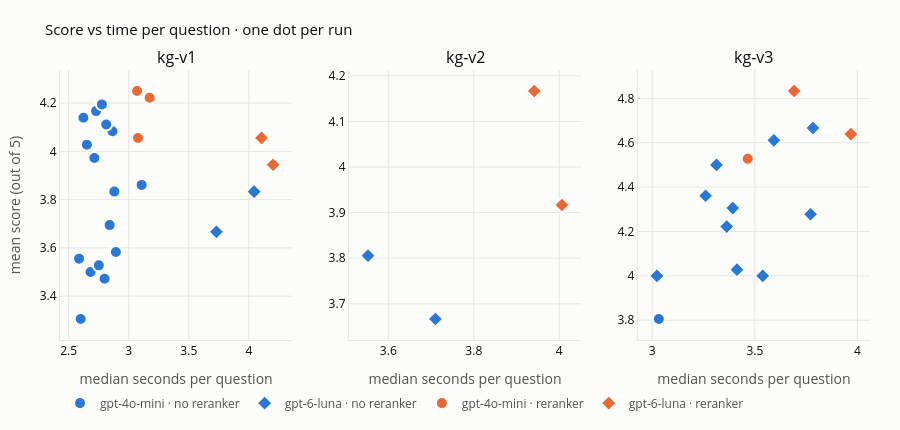

Notebook source saved alongside this figure:
### Code cell
score_scatter(
    "s_per_question", "median seconds per question",
    "Score vs time per question · one dot per run",
).show()

### Figure 1 — Plotly figure (JSON) as saved in the notebook; plotly's stock layout.template omitted (floating-point values rounded to 4 significant figures)
{"data": [{"customdata": [["gpt-4o-mini · text-embedding-3-small · 1000/200 · k=5 · no reranker", 29, 34, 0.2179, "charged", 2.893], ["gpt-4o-mini · text-embedding-3-small · 1000/200 · k=7 · no reranker", 30, 34, 0.2204, "charged", 2.865], ["gpt-4o-mini · text-embedding-3-small · 1000/200 · k=10 · no reranker", 30, 34, 0.3046, "charged", 2.622], ["gpt-4o-mini · text-embedding-3-small · 1000/200 · k=20 · no reranker", 33, 34, 0.64, "charged", 2.714], ["gpt-4o-mini · text-embedding-3-small · 1000/200 · k=7 · no reranker", 30, 34, 0.1976, "charged", 2.728], ["gpt-4o-mini · text-embedding-3-small · 500/100 · k=7 · no reranker", 28, 34, 0.1982, "charged", 2.6], ["gpt-4o-mini · text-embedding-3-small · 1500/300 · k=7 · no reranker", 28, 34, 0.3923, "charged", 2.682], ["gpt-4o-mini · text-embedding-3-small · 1000/200 · k=7 · no reranker", 30, 34, 0.1785, "charged", 2.652], ["gpt-4o-mini · text-embedding-3-small · 500/100 · k=7 · no reranker", 28, 34, 0.1575, "charged", 2.587], ["gpt-4o-mini · text-embedding-3-small · 1500/300 · k=7 · no reranker", 28, 34, 0.2448, "charged", 2.751], ["gpt-4o-mini · text-embedding-3-small · 1000/200 · k=10 · no reranker", 30, 34, 0.2415, "charged", 2.812], ["gpt-4o-mini · text-embedding-3-small · 500/100 · k=10 · no reranker", 27, 34, 0.2339, "charged", 2.799], ["gpt-4o-mini · text-embedding-3-small · 1500/300 · k=10 · no reranker", 31, 34, 0.4016, "charged", 2.88], ["gpt-4o-mini · text-embedding-3-small · 1000/200 · k=20 · no reranker", 33, 34, 0.4065, "charged", 2.777], ["gpt-4o-mini · text-embedding-3-small · 500/100 · k=20 · no reranker", 28, 34, 0.43, "charged", 2.841], ["gpt-4o-mini · text-embedding-3-small · 1500/300 · k=20 · no reranker", 32, 34, 0.834, "charged", 3.108]], "hovertemplate": "%{customdata[0]}<br>score %{y:.2f} · passages %{customdata[1]}/%{customdata[2]}<br>$%{customdata[3]:.3f} per 1,000 queries (%{customdata[4]})<br>%{customdata[5]:.1f} s per question<extra></extra>", "legendgroup": "(False, 'gpt-4o-mini')", "marker": {"color": "#2a78d6", "line": {"color": "#fcfcfb", "width": 2}, "size": 12, "symbol": "circle"}, "mode": "markers", "name": "gpt-4o-mini · no reranker", "showlegend": true, "type": "scatter", "x": [2.893, 2.865, 2.622, 2.714, 2.728, 2.6, 2.682, 2.652, 2.587, 2.751, 2.812, 2.799, 2.88, 2.777, 2.841, 3.108], "xaxis": "x", "y": [3.583, 4.083, 4.139, 3.972, 4.167, 3.306, 3.5, 4.028, 3.556, 3.528, 4.111, 3.472, 3.833, 4.194, 3.694, 3.861], "yaxis": "y"}, {"customdata": [["gpt-6-luna · text-embedding-3-small · 1000/200 · k=7 · no reranker", 30, 34, 0.2682, "charged", 3.73], ["gpt-6-luna · text-embedding-3-small · 1000/200 · k=7 · no reranker", 30, 34, 0.07347, "charged", 4.044]], "hovertemplate": "%{customdata[0]}<br>score %{y:.2f} · passages %{customdata[1]}/%{customdata[2]}<br>$%{customdata[3]:.3f} per 1,000 queries (%{customdata[4]})<br>%{customdata[5]:.1f} s per question<extra></extra>", "legendgroup": "(False, 'gpt-6-luna')", "marker": {"color": "#2a78d6", "line": {"color": "#fcfcfb", "width": 2}, "size": 12, "symbol": "diamond"}, "mode": "markers", "name": "gpt-6-luna · no reranker", "showlegend": true, "type": "scatter", "x": [3.73, 4.044], "xaxis": "x", "y": [3.667, 3.833], "yaxis": "y"}, {"customdata": [["gpt-4o-mini · text-embedding-3-small · 1000/200 · k=5 · rerank-3-lite", 31, 34, 0.2856, "charged", 3.077], ["gpt-4o-mini · text-embedding-3-small · 1000/200 · k=7 · rerank-3-lite", 33, 34, 0.3266, "charged", 3.069], ["gpt-4o-mini · text-embedding-3-small · 1000/200 · k=10 · rerank-3-lite", 33, 34, 0.507, "charged", 3.174]], "hovertemplate": "%{customdata[0]}<br>score %{y:.2f} · passages %{customdata[1]}/%{customdata[2]}<br>$%{customdata[3]:.3f} per 1,000 queries (%{customdata[4]})<br>%{customdata[5]:.1f} s per question<extra></extra>", "legendgroup": "(True, 'gpt-4o-mini')", "marker": {"color": "#eb6834", "line": {"color": "#fcfcfb", "width": 2}, "size": 12, "symbol": "circle"}, "mode": "markers", "name": "gpt-4o-mini · reranker", "showlegend": true, "type": "scatter", "x": [3.077, 3.069, 3.174], "xaxis": "x", "y": [4.056, 4.25, 4.222], "yaxis": "y"}, {"customdata": [["gpt-6-luna · text-embedding-3-small · 1000/200 · k=7 · rerank-3-lite", 33, 34, 0.3738, "charged", 4.106], ["gpt-6-luna · text-embedding-3-small · 1000/200 · k=7 · rerank-3-lite", 33, 34, 0.1767, "charged", 4.202]], "hovertemplate": "%{customdata[0]}<br>score %{y:.2f} · passages %{customdata[1]}/%{customdata[2]}<br>$%{customdata[3]:.3f} per 1,000 queries (%{customdata[4]})<br>%{customdata[5]:.1f} s per question<extra></extra>", "legendgroup": "(True, 'gpt-6-luna')", "marker": {"color": "#eb6834", "line": {"color": "#fcfcfb", "width": 2}, "size": 12, "symbol": "diamond"}, "mode": "markers", "name": "gpt-6-luna · reranker", "showlegend": true, "type": "scatter", "x": [4.106, 4.202], "xaxis": "x", "y": [4.056, 3.944], "yaxis": "y"}, {"customdata": [["gpt-6-luna · text-embedding-3-small · 1000/200 · k=7 · no reranker", 26, 29, 0.2595, "charged", 3.71], ["gpt-6-luna · text-embedding-3-small · 1000/200 · k=7 · no reranker", 26, 29, 0.06272, "charged", 3.552]], "hovertemplate": "%{customdata[0]}<br>score %{y:.2f} · passages %{customdata[1]}/%{customdata[2]}<br>$%{customdata[3]:.3f} per 1,000 queries (%{customdata[4]})<br>%{customdata[5]:.1f} s per question<extra></extra>", "legendgroup": "(False, 'gpt-6-luna')", "marker": {"color": "#2a78d6", "line": {"color": "#fcfcfb", "width": 2}, "size": 12, "symbol": "diamond"}, "mode": "markers", "name": "gpt-6-luna · no reranker", "showlegend": false, "type": "scatter", "x": [3.71, 3.552], "xaxis": "x2", "y": [3.667, 3.806], "yaxis": "y2"}, {"customdata": [["gpt-6-luna · text-embedding-3-small · 1000/200 · k=7 · rerank-3-lite", 27, 29, 0.3738, "charged", 4.006], ["gpt-6-luna · text-embedding-3-small · 1000/200 · k=7 · rerank-3-lite", 27, 29, 0.1698, "charged", 3.941]], "hovertemplate": "%{customdata[0]}<br>score %{y:.2f} · passages %{customdata[1]}/%{customdata[2]}<br>$%{customdata[3]:.3f} per 1,000 queries (%{customdata[4]})<br>%{customdata[5]:.1f} s per question<extra></extra>", "legendgroup": "(True, 'gpt-6-luna')", "marker": {"color": "#eb6834", "line": {"color": "#fcfcfb", "width": 2}, "size": 12, "symbol": "diamond"}, "mode": "markers", "name": "gpt-6-luna · reranker", "showlegend": false, "type": "scatter", "x": [4.006, 3.941], "xaxis": "x2", "y": [3.917, 4.167], "yaxis": "y2"}, {"customdata": [["gpt-4o-mini · text-embedding-3-small · 1000/200 · k=7 · no reranker", 27, 33, 0.286, "list price", 3.032]], "hovertemplate": "%{customdata[0]}<br>score %{y:.2f} · passages %{customdata[1]}/%{customdata[2]}<br>$%{customdata[3]:.3f} per 1,000 queries (%{customdata[4]})<br>%{customdata[5]:.1f} s per question<extra></extra>", "legendgroup": "(False, 'gpt-4o-mini')", "marker": {"color": "#2a78d6", "line": {"color": "#fcfcfb", "width": 2}, "size": 12, "symbol": "circle"}, "mode": "markers", "name": "gpt-4o-mini · no reranker", "showlegend": false, "type": "scatter", "x": [3.032], "xaxis": "x3", "y": [3.806], "yaxis": "y3"}, {"customdata": [["gpt-6-luna · text-embedding-3-small · 1000/200 · k=7 · no reranker", 27, 33, 0.2105, "list price", 3.538], ["gpt-6-luna · text-embedding-3-small · 1000/200 · k=7 · no reranker", 27, 33, 0.2107, "list price", 3.363], ["gpt-6-luna · pplx-embed-v1-0.6b · 1000/200 · k=7 · no reranker", 28, 33, 0.2203, "list price", 3.26], ["gpt-6-luna · qwen3-embedding-8b · 1000/200 · k=7 · no reranker", 28, 33, 0.2043, "list price", 3.783], ["gpt-6-luna · bge-m3 · 1000/200 · k=7 · no reranker", 27, 33, 0.2163, "list price", 3.392], ["gpt-6-luna · titan-embed-text-v2 · 1000/200 · k=7 · no reranker", 24, 33, 0.2156, "list price", 3.413], ["gpt-6-luna · voyage-4 · 1000/200 · k=7 · no reranker", 28, 33, 0.2133, "list price", 3.313], ["gpt-6-luna · gemini-embedding-001 · 1000/200 · k=7 · no reranker", 27, 33, 0.2119, "list price", 3.772], ["gpt-6-luna · nemotron-3.5-embed-1b:free · 1000/200 · k=7 · no reranker", 27, 33, 0.2129, "list price", 3.023], ["gpt-6-luna · qwen3-embedding-8b · 1000/200 · k=7 · no reranker", 28, 33, 0.2083, "list price", 3.593]], "hovertemplate": "%{customdata[0]}<br>score %{y:.2f} · passages %{customdata[1]}/%{customdata[2]}<br>$%{customdata[3]:.3f} per 1,000 queries (%{customdata[4]})<br>%{customdata[5]:.1f} s per question<extra></extra>", "legendgroup": "(False, 'gpt-6-luna')", "marker": {"color": "#2a78d6", "line": {"color": "#fcfcfb", "width": 2}, "size": 12, "symbol": "diamond"}, "mode": "markers", "name": "gpt-6-luna · no reranker", "showlegend": false, "type": "scatter", "x": [3.538, 3.363, 3.26, 3.783, 3.392, 3.413, 3.313, 3.772, 3.023, 3.593], "xaxis": "x3", "y": [4.0, 4.222, 4.361, 4.667, 4.306, 4.028, 4.5, 4.278, 4.0, 4.611], "yaxis": "y3"}, {"customdata": [["gpt-4o-mini · text-embedding-3-small · 1000/200 · k=7 · rerank-3-lite", 33, 33, 0.4078, "list price", 3.465]], "hovertemplate": "%{customdata[0]}<br>score %{y:.2f} · passages %{customdata[1]}/%{customdata[2]}<br>$%{customdata[3]:.3f} per 1,000 queries (%{customdata[4]})<br>%{customdata[5]:.1f} s per question<extra></extra>", "legendgroup": "(True, 'gpt-4o-mini')", "marker": {"color": "#eb6834", "line": {"color": "#fcfcfb", "width": 2}, "size": 12, "symbol": "circle"}, "mode": "markers", "name": "gpt-4o-mini · reranker", "showlegend": false, "type": "scatter", "x": [3.465], "xaxis": "x3", "y": [4.528], "yaxis": "y3"}, {"customdata": [["gpt-6-luna · text-embedding-3-small · 1000/200 · k=7 · rerank-3-lite", 33, 33, 0.3312, "list price", 3.692], ["gpt-6-luna · qwen3-embedding-8b · 1000/200 · k=7 · rerank-3-lite", 32, 33, 0.3169, "list price", 3.968]], "hovertemplate": "%{customdata[0]}<br>score %{y:.2f} · passages %{customdata[1]}/%{customdata[2]}<br>$%{customdata[3]:.3f} per 1,000 queries (%{customdata[4]})<br>%{customdata[5]:.1f} s per question<extra></extra>", "legendgroup": "(True, 'gpt-6-luna')", "marker": {"color": "#eb6834", "line": {"color": "#fcfcfb", "width": 2}, "size": 12, "symbol": "diamond"}, "mode": "markers", "name": "gpt-6-luna · reranker", "showlegend": false, "type": "scatter", "x": [3.692, 3.968], "xaxis": "x3", "y": [4.833, 4.639], "yaxis": "y3"}], "layout": {"annotations": [{"font": {"color": "#0b0b0b", "size": 16}, "showarrow": false, "text": "kg-v1", "x": 0.1433, "xanchor": "center", "xref": "paper", "y": 1, "yanchor": "bottom", "yref": "paper"}, {"font": {"color": "#0b0b0b", "size": 16}, "showarrow": false, "text": "kg-v2", "x": 0.5, "xanchor": "center", "xref": "paper", "y": 1, "yanchor": "bottom", "yref": "paper"}, {"font": {"color": "#0b0b0b", "size": 16}, "showarrow": false, "text": "kg-v3", "x": 0.8567, "xanchor": "center", "xref": "paper", "y": 1, "yanchor": "bottom", "yref": "paper"}], "font": {"color": "#0b0b0b", "size": 12}, "height": 430, "hoverlabel": {"bgcolor": "white", "font": {"color": "#0b0b0b"}}, "legend": {"font": {"color": "#52514e"}, "orientation": "h", "x": 0, "y": -0.18}, "margin": {"b": 50, "l": 60, "r": 30, "t": 70}, "paper_bgcolor": "#fcfcfb", "plot_bgcolor": "#fcfcfb", "title": {"font": {"size": 15}, "text": "Score vs time per question · one dot per run"}, "xaxis": {"anchor": "y", "domain": [0, 0.2867], "gridcolor": "#e6e5e1", "linecolor": "#e6e5e1", "title": {"font": {"color": "#52514e"}, "text": "median seconds per question"}, "zeroline": false}, "xaxis2": {"anchor": "y2", "domain": [0.3567, 0.6433], "gridcolor": "#e6e5e1", "linecolor": "#e6e5e1", "title": {"font": {"color": "#52514e"}, "text": "median seconds per question"}, "zeroline": false}, "xaxis3": {"anchor": "y3", "domain": [0.7133, 1], "gridcolor": "#e6e5e1", "linecolor": "#e6e5e1", "title": {"font": {"color": "#52514e"}, "text": "median seconds per question"}, "zeroline": false}, "yaxis": {"anchor": "x", "domain": [0, 1], "gridcolor": "#e6e5e1", "linecolor": "#e6e5e1", "title": {"font": {"color": "#52514e"}, "text": "mean score (out of 5)"}, "zeroline": false}, "yaxis2": {"anchor": "x2", "domain": [0, 1], "gridcolor": "#e6e5e1", "linecolor": "#e6e5e1", "title": {"font": {"color": "#52514e"}}, "zeroline": false}, "yaxis3": {"anchor": "x3", "domain": [0, 1], "gridcolor": "#e6e5e1", "linecolor": "#e6e5e1", "title": {"font": {"color": "#52514e"}}, "zeroline": false}}}
